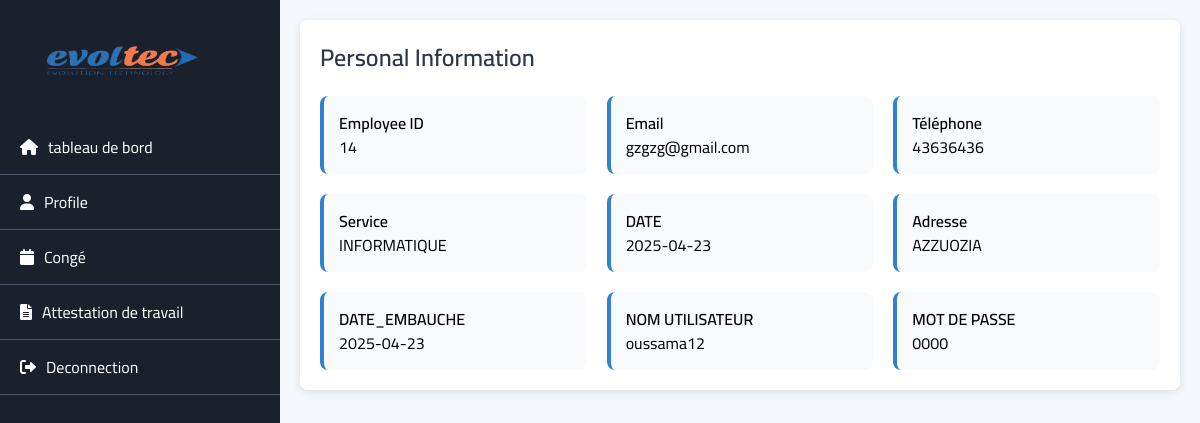
/employee/profile.php (signed in), run on the app's committed database.
### tables this page shows
CREATE TABLE IF NOT EXISTS `employee` (
  `ID_EMP` int NOT NULL AUTO_INCREMENT,
  `N__SERVICE` int NOT NULL,
  `NOM_EMP` varchar(20) DEFAULT NULL,
  `PRENOM_EMP` varchar(20) DEFAULT NULL,
  `DATE_EMP` date DEFAULT NULL,
  `TEL_EMP` varchar(20) DEFAULT NULL,
  `EMAIL_EMP` varchar(30) DEFAULT NULL,
  `ADRESSE_EMP` varchar(50) DEFAULT NULL,
  `DATEEMBAUCH_EMP` date DEFAULT NULL,
  `NOMBRE_D_ENFANT` int DEFAULT NULL,
  `NOM_UTILISATEUR` varchar(20) DEFAULT NULL,
  `MOT_DE_PASSE` varchar(40) DEFAULT NULL,
  `ROLES` varchar(20) DEFAULT NULL,
  `NOMBRE_JOURS_CONGE` int NOT NULL DEFAULT '30',
  PRIMARY KEY (`ID_EMP`),
  UNIQUE KEY `NOM_UTILISATEUR_2` (`NOM_UTILISATEUR`),
  KEY `FK_EMPLOYEE_TRAVAILLE_SERVICE` (`N__SERVICE`),
  KEY `NOM_UTILISATEUR` (`NOM_UTILISATEUR`)
);

CREATE TABLE IF NOT EXISTS `service` (
  `N__SERVICE` int NOT NULL AUTO_INCREMENT,
  `ID_ENTREPRISE` int NOT NULL,
  `NOM_SERVICE` varchar(30) DEFAULT NULL,
  PRIMARY KEY (`N__SERVICE`),
  KEY `FK_SERVICE_APPARTENI_ENTREPRI` (`ID_ENTREPRISE`)
);

### classes/Employee.php (called while the page is built, shortened)
<?php
require_once __DIR__ . '/../config/database.php';
class Employee {
    private $conn;
    public function __construct() {
        $database = new Database();
        $this->conn = $database->getConnection();
    }
    public function getById($id) {
      try {
        $stmt = $this->conn->prepare("
            SELECT e.*, s.NOM_SERVICE
            FROM EMPLOYEE e
            LEFT JOIN SERVICE s ON e.N__SERVICE = s.N__SERVICE
            WHERE e.ID_EMP = :id
        ");
        $stmt->bindParam(':id', $id);
        $stmt->execute();
        return $stmt->fetch(PDO::FETCH_ASSOC);
    } catch (PDOException $e) {
        error_log("Error in Employee::getById: " . $e->getMessage());
        return null;
    }
    }
}

### config/database.php (called while the page is built, shortened)
<?php
class Database {
    private $host = "localhost";
    private $db_name = "gestion_personnel";
    private $username = "root";
    private $password = "";
    public function getConnection() {
        $this->conn = null;
        try {
            $this->conn = new PDO(
                "mysql:host=" . $this->host . ";dbname=" . $this->db_name,
                $this->username,
                $this->password
            );
            $this->conn->setAttribute(PDO::ATTR_ERRMODE, PDO::ERRMODE_EXCEPTION);
        } catch(PDOException $e) {
            echo "Connection Error: " . $e->getMessage();
        }
        return $this->conn;
    }
}
?>

### employee/profile.php (the view, shortened to what this page needs)
<?php
require_once __DIR__ . '/../config/database.php';
require_once __DIR__ . '/../classes/Employee.php';
$employeeId = $_SESSION['user_id'];
$employeeModel = new Employee();
try {
    $employee = $employeeModel->getById($employeeId);
} catch (Exception $e) {
    $error = $e->getMessage();
    echo "Error: " . $error;
    exit;
}
?>
<!DOCTYPE html>
<html lang="en">
<head>
    <link href="https://cdnjs.cloudflare.com/ajax/libs/font-awesome/6.0.0/css/all.min.css" rel="stylesheet">
    <link href="https://cdn.jsdelivr.net/npm/tailwindcss@2.2.19/dist/tailwind.min.css" rel="stylesheet">
    <link rel="stylesheet" href="../assets/css/empstyle.css">
</head>
<body>
    <div class="sidebar">
        <div class="">
            <img src="../img/evoltecbg.png" alt="">
            <ul>
                <li><a href="dashboard.php"><i class="fas fa-home"></i> tableau de bord</a></li>
                <li><a href="profile.php"><i class="fas fa-user"></i> Profile</a></li>
                <li><a href="submit_vacation.php"><i class="fas fa-calendar"></i>Congé</a></li>
                <li><a href="demande_attestation.php"><i class="fas fa-file-alt"></i>Attestation de travail</a></li>
                <li><a href="../logout.php"><i class="fas fa-sign-out-alt"></i>Deconnection</a></li>
            </ul>
        </div>
    </div>
    <div class="main-content">
        <div class="card">
            <div class="card-header">
                <h2>Personal Information</h2>
            </div>
            <div class="info-grid">
                <div class="info-item">
                    <h3 class="font-semibold">Employee ID</h3>
                    <p><?php echo htmlspecialchars($employee['ID_EMP']); ?></p>
                </div>
                <div class="info-item">
                    <h3 class="font-semibold">Email</h3>
                    <p><?php echo htmlspecialchars($employee['EMAIL_EMP']); ?></p>
                </div>
                <div class="info-item">
                    <h3 class="font-semibold">Téléphone </h3>
                    <p><?php echo htmlspecialchars($employee['TEL_EMP']); ?></p>
                </div>
                <div class="info-item">
                    <h3 class="font-semibold">Service</h3>
                    <p><?php echo htmlspecialchars($employee['NOM_SERVICE']); ?></p>
                </div>
                <div class="info-item">
                    <h3 class="font-semibold">DATE </h3>
                    <p><?php echo htmlspecialchars($employee['DATE_EMP']); ?></p>
                </div>
                <div class="info-item">
                    <h3 class="font-semibold">Adresse</h3>
                    <p><?php echo htmlspecialchars($employee['ADRESSE_EMP']); ?></p>
                </div>
                <div class="info-item">
                    <h3 class="font-semibold">DATE_EMBAUCHE</h3>
                    <p><?php echo htmlspecialchars($employee['DATEEMBAUCH_EMP']); ?></p>
                </div>
                <div class="info-item">
                    <h3 class="font-semibold">NOM UTILISATEUR</h3>
                    <p><?php echo htmlspecialchars($employee['NOM_UTILISATEUR']); ?></p>
                </div>
                <div class="info-item">
                    <h3 class="font-semibold">MOT DE PASSE</h3>
                    <p><?php echo htmlspecialchars($employee['MOT_DE_PASSE']); ?></p>
                </div>
            </div>
        </div>
    </div>
</body>
</html>

### assets/css/empstyle.css (style rules this page uses)
body { background-color: #f4f7fb; margin: 0; padding: 0; }
.sidebar { background-color: #1a202c; color: white; position: fixed; height: 100vh; overflow-y: auto; max-width:280px ; }
.sidebar ul { padding: 0; list-style-type: none; }
.sidebar ul li { padding: 15px 20px; border-bottom: 1px solid #4a5568; }
.sidebar ul li a { color: white; font-size: 16px; text-decoration: none; display: flex; align-items: center; gap: 10px; }
.main-content { margin-left: 280px; padding: 20px; }
.card { background-color: white; border-radius: 8px; box-shadow: 0 2px 10px rgba(0, 0, 0, 0.1); padding: 20px; margin-bottom: 20px; }
.card-header { display: flex; justify-content: space-between; align-items: center; margin-bottom: 15px; }
.card-header h2 { font-size: 1.5rem; font-weight: 600; color: #2d3748; }
.info-grid { display: grid; grid-template-columns: repeat(auto-fit, minmax(250px, 1fr)); gap: 20px; margin-top: 20px; }
.info-item { background-color: #f8fafc; padding: 15px; border-radius: 8px; border-left: 4px solid #3182ce; }
.sidebar img { height:120px; width:180px; margin-left: 30px; }

### employee/profile.php (style rules this page uses)
body { font-family: "Cairo", sans-serif; background-color: #f4f7fb; padding : 0px ; margin : 0px; }
.sidebar { width: 280px; background-color: #1a202c; color: white; position: fixed; height: 100vh; overflow-y: auto; }
.sidebar ul { padding: 0; list-style-type: none; }
.sidebar ul li { padding: 15px 20px; border-bottom: 1px solid #4a5568; }
.sidebar ul li a { color: white; font-size: 16px; text-decoration: none; display: flex; align-items: center; gap: 10px; }
.main-content { margin-left: 280px; padding: 20px; }
.card { background-color: white; border-radius: 8px; box-shadow: 0 2px 10px rgba(0, 0, 0, 0.1); padding: 20px; margin-bottom: 20px; }
.card-header { display: flex; justify-content: space-between; align-items: center; margin-bottom: 15px; }
.card-header h2 { font-size: 1.5rem; font-weight: 600; color: #2d3748; }
.info-grid { display: grid; grid-template-columns: repeat(auto-fit, minmax(250px, 1fr)); gap: 20px; margin-top: 20px; }
.info-item { background-color: #f8fafc; padding: 15px; border-radius: 8px; border-left: 4px solid #3182ce; }

### data on the page
employee: ID_EMP "14", EMAIL_EMP "gzgzg@gmail.com", TEL_EMP "43636436", service.NOM_SERVICE "INFORMATIQUE", DATE_EMP "2025-04-23", ADRESSE_EMP "AZZUOZIA", DATEEMBAUCH_EMP "2025-04-23", NOM_UTILISATEUR "oussama12", MOT_DE_PASSE "0000"
